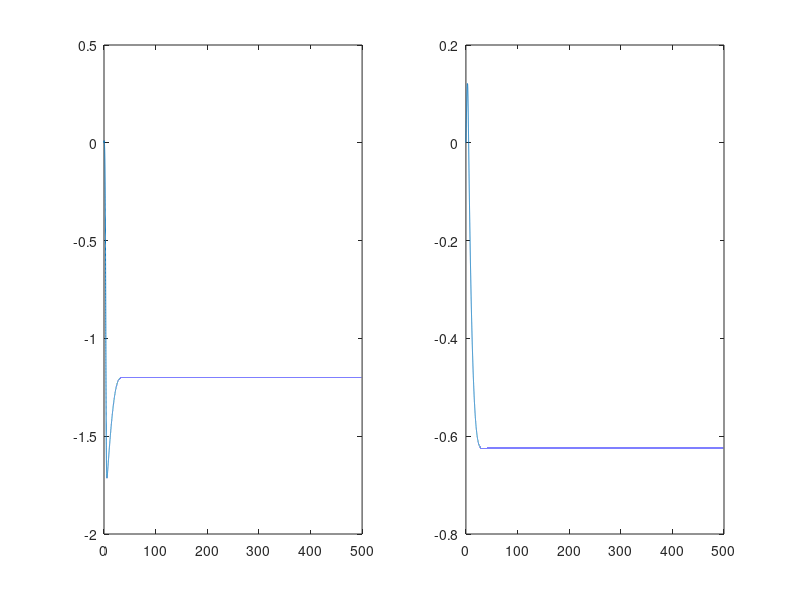

Here is the MATLAB script that generated this plot:
% FitzHugh-Nagumo model of a neuron
% V = cell membrane potential y(1)
% W = recovery variable y(2)
% I = stimulus current y(3)

% CONSTANTS
a = 0.08;
b = 0.7;
c = 0.8;

%TIME VECTOR
dt = 0.01;
EndTime = 500; 
time = 0:dt:EndTime;

% INITIALIZE
V = zeros(length(time), 1);
W = zeros(length(time), 1);
I = zeros(length(time), 1);

V(1) = 0; % set to 0, could be changed
W(1) = 0; % set to 0, could be changed
I(1) = 1; % change to 1, 2,... 

for i = 2:length(time)
    V(i) = V(i-1) + dt*(V(i-1)-((V(i-1)^3)/3) - W(i-1)+ I(i-1));
    W(i) = W(i-1) + dt*(a*(V(i-1) + b - c*W(i-1)));
end
data = [time' V W I];
subplot(1,2,1)
plot(time, V)
subplot(1,2,2)
plot(time, W)
